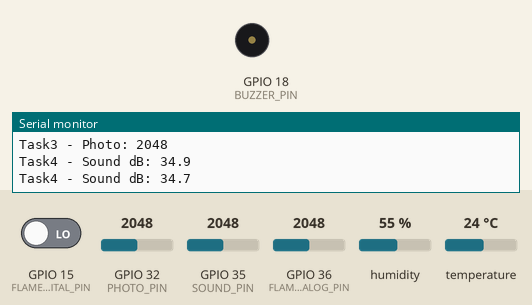
A sketch run on a simulated ESP32. Parts: buzzer (waves = sounding), the last lines printed to the serial monitor. The inputs (shaded band) are chosen by the test bench; at power-on: GPIO 15 (FLAME_SENSOR_DIGITAL_PIN) LOW, GPIO 32 (PHOTO_PIN) = 2048, GPIO 35 (SOUND_PIN) = 2048, GPIO 36 (FLAME_SENSOR_ANALOG_PIN) = 2048, humidity 55 %, temperature 24 °C. WiFi joins after 1.5 s; servers stay silent unless stated; no MQTT or app messages arrive unless stated.

Above: at 3.7 s.
3.8 s: GPIO 15 (FLAME_SENSOR_DIGITAL_PIN) driven HIGH
At 4.5 s:
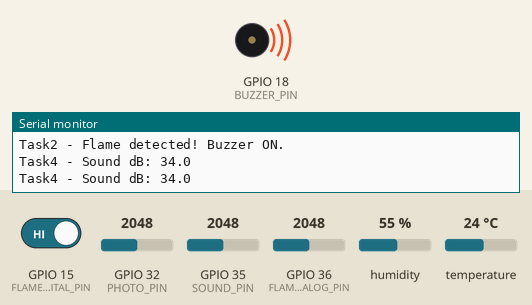
Timing chart, 0 to 6.8 s (numbered marks = the images above; inputs shaded):
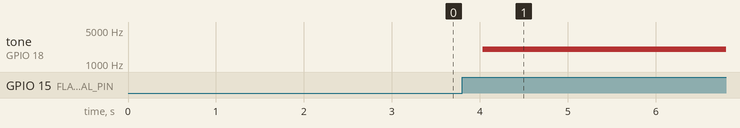

The sketch:

netpie_task.ino
```cpp
#include <Arduino.h>
#include <DHT.h>
#include <WiFi.h>
#include <PubSubClient.h>

// ====================== DHT11 (Task1) ============================
#define DHTPIN 4
#define DHTTYPE DHT11
DHT dht(DHTPIN, DHTTYPE);

// ====================== Flame Sensor + Buzzer (Task2) ============
#define FLAME_SENSOR_ANALOG_PIN 36
#define FLAME_SENSOR_DIGITAL_PIN 15 // ใช้ GPIO 15 แทน 4
#define BUZZER_PIN 18
bool buzzerOn = false;

// ====================== Photoresistor KY-018 (Task3) =============
#define PHOTO_PIN 32

// ====================== Sound Sensor KY-037 (Task4) ==============
#define SOUND_PIN 35
const int sampleWindow = 50; // ms

// ====================== Shared Sensor Values ======================
volatile float gHumidity = NAN;
volatile float gTemperature = NAN;
volatile int   gFlameAnalog = 0;
volatile int   gFlameDigital = 0;
volatile int   gPhotoValue = 0;
volatile float gSoundDb = 0.0;

// ====================== WiFi CONFIG ===============================
const char* ssid     = "Thunzaa";
const char* password = "tuneiei123";

// ====================== NETPIE / MQTT CONFIG =====================
const char* mqtt_server   = "broker.netpie.io";
const int   mqtt_port     = 1883;
const char* mqtt_Client   = "51f7df51-fdd6-4cbd-996f-ef2ae1a04c22";   // Client ID
const char* mqtt_username = "gEHFUNG6zPXnMpBovNHv4Q9m3xJgyu6J";      // Token
const char* mqtt_password = "JK8HurWH2SwoAT9VbttrNpDGXUuYkW93";     // Secret

WiFiClient espClient;
PubSubClient client(espClient);
char msg[256];   // buffer สำหรับ JSON

// ===================== WiFi / MQTT Helpers ========================
void connectWiFi() {
  Serial.print("Connecting to WiFi: ");
  Serial.println(ssid);
  WiFi.begin(ssid, password);

  while (WiFi.status() != WL_CONNECTED) {
    delay(500);
    Serial.print(".");
  }
  Serial.println();
  Serial.println("WiFi connected");
  Serial.print("IP address: ");
  Serial.println(WiFi.localIP());
}

void reconnectMQTT() {
  while (!client.connected()) {
    Serial.print("Connecting to NETPIE MQTT… ");
    if (client.connect(mqtt_Client, mqtt_username, mqtt_password)) {
      Serial.println("connected");
    } else {
      Serial.print("failed, rc=");
      Serial.print(client.state());
      Serial.println(" try again in 5 seconds");
      delay(5000);
    }
  }
}

// ======================== TASK 1: DHT11 ==========================
void TaskReadDHT(void *pvParameters) {
  dht.begin();

  while (1) {
    float h = dht.readHumidity();
    float t = dht.readTemperature();

    if (isnan(h) || isnan(t)) {
      Serial.println("Task1 - Failed to read DHT11!");
    } else {
      gHumidity = h;
      gTemperature = t;
      Serial.printf("Task1 - Humidity: %.1f %%  Temp: %.1f °C\n", h, t);
    }

    vTaskDelay(2000 / portTICK_PERIOD_MS);
  }
}

// ======================= TASK 2: Flame + Buzzer ===================
void TaskReadFlameBuzzer(void *pvParameters) {
  pinMode(FLAME_SENSOR_DIGITAL_PIN, INPUT);
  pinMode(BUZZER_PIN, OUTPUT);

  while (1) {
    int analogValue = analogRead(FLAME_SENSOR_ANALOG_PIN);
    int digitalValue = digitalRead(FLAME_SENSOR_DIGITAL_PIN);

    gFlameAnalog = analogValue;
    gFlameDigital = digitalValue;

    Serial.printf("Task2 - Flame: Analog=%d Digital=%d\n", analogValue,
                  digitalValue);

    bool flameDetected = (digitalValue == HIGH); // KY-026: HIGH = พบไฟ

    if (flameDetected) {
      Serial.println("Task2 - Flame detected! Buzzer ON.");

      if (!buzzerOn) {
        tone(BUZZER_PIN, 2000); // เปิดเสียง
        buzzerOn = true;
      }

    } else {
      Serial.println("Task2 - No flame.");

      if (buzzerOn) {
        noTone(BUZZER_PIN); // ปิดเสียง
        buzzerOn = false;
      }
    }

    vTaskDelay(300 / portTICK_PERIOD_MS);
  }
}

// ======================= TASK 3: Photoresistor ====================
void TaskReadPhoto(void *pvParameters) {
  while (1) {
    int sensorValue = analogRead(PHOTO_PIN);
    gPhotoValue = sensorValue;

    Serial.printf("Task3 - Photo: %d\n", sensorValue);

    vTaskDelay(500 / portTICK_PERIOD_MS);
  }
}

// ======================= TASK 4: Sound / dB ======================
void TaskReadSound(void *pvParameters) {
  while (1) {
    unsigned long startMillis = millis();
    unsigned int signalMax = 0;
    unsigned int signalMin = 4095;

    while (millis() - startMillis < sampleWindow) {
      int sample = analogRead(SOUND_PIN);
      if (sample < 4096) {
        if (sample > signalMax)
          signalMax = sample;
        if (sample < signalMin)
          signalMin = sample;
      }
    }

    float peakToPeak = signalMax - signalMin;
    if (peakToPeak < 5)
      peakToPeak = 1;

    float refAmp = 20.0;
    float ratio = peakToPeak / refAmp;
    if (ratio < 0.001)
      ratio = 0.001;

    float dB = 20.0 * log10(ratio);
    float displayDb = dB + 60.0;

    static float smoothDb = 60.0;
    smoothDb = smoothDb * 0.8 + displayDb * 0.2;

    gSoundDb = smoothDb;

    Serial.printf("Task4 - Sound dB: %.1f\n", smoothDb);

    vTaskDelay(20 / portTICK_PERIOD_MS);
  }
}

// ======================= TASK 5: Send to NETPIE ==================
void TaskSendToNetpie(void *pvParameters) {
  while (1) {
    if (WiFi.status() != WL_CONNECTED) {
      connectWiFi();
    }

    if (!client.connected()) {
      reconnectMQTT();
    }
    client.loop();

    // อ่านค่า global (จะได้ snapshot ตอนนี้)
    float h  = gHumidity;
    float t  = gTemperature;
    int   fa = gFlameAnalog;
    int   fd = gFlameDigital;
    int   ph = gPhotoValue;
    float sd = gSoundDb;

    // สร้าง JSON
    String data = "{ \"data\": {";
    data += "\"Humidity\":"     + String(h, 2) + ",";
    data += "\"Temperature\":"  + String(t, 2) + ",";
    data += "\"FlameAnalog\":"  + String(fa)   + ",";
    data += "\"FlameDigital\":" + String(fd)   + ",";
    data += "\"Photo\":"        + String(ph)   + ",";
    data += "\"SoundDb\":"      + String(sd, 1);
    data += "} }";

    data.toCharArray(msg, data.length() + 1);
    client.publish("@shadow/data/update", msg);

    Serial.print("NETPIE publish: ");
    Serial.println(data);

    vTaskDelay(2000 / portTICK_PERIOD_MS); // ส่งทุก ๆ 2 วินาที
  }
}

// ========================== SETUP =================================
void setup() {
  Serial.begin(115200);
  delay(1000);
  Serial.println("Starting ESP32 Multitasking (4 Tasks + NETPIE)...");

  // WiFi + MQTT setup
  connectWiFi();
  client.setServer(mqtt_server, mqtt_port);

  // Task1 - DHT11 (Core 0)
  xTaskCreatePinnedToCore(TaskReadDHT, "Task1_DHT", 4096, NULL, 1, NULL, 0);

  // Task2 - Flame + Buzzer (Core 1)
  xTaskCreatePinnedToCore(TaskReadFlameBuzzer, "Task2_Flame", 4096, NULL, 1,
                          NULL, 1);

  // Task3 - Photoresistor (Core 0)
  xTaskCreatePinnedToCore(TaskReadPhoto, "Task3_Photo", 4096, NULL, 1, NULL, 0);

  // Task4 - Sound Sensor (Core 1)
  xTaskCreatePinnedToCore(TaskReadSound, "Task4_Sound", 4096, NULL, 1, NULL, 1);

  // Task5 - Send NETPIE (Core 1)
  xTaskCreatePinnedToCore(TaskSendToNetpie, "Task5_NETPIE", 4096, NULL, 1, NULL, 1);
}

void loop() {
  // ว่าง — FreeRTOS ทำงานเอง
}
```

sensor_node.cpp
```cpp
#include "esp32-hal-gpio.h"
#include <Arduino.h>
#include <WiFi.h>
#include <HTTPClient.h>
#include <DHT.h>

// ----------- DHT11 (KY-015) -----------
#define DHTPIN 4
#define DHTTYPE DHT11
DHT dht(DHTPIN, DHTTYPE);

// ----------- KY-026 Flame Sensor -----------
#define FLAME_SENSOR_ANALOG_PIN 36   // VP (GPIO36) อ่าน analog
#define FLAME_SENSOR_DIGITAL_PIN 15  // ขาดิจิทัล

// ----------- Buzzer -----------
#define BUZZER_PIN 18
bool buzzerOn = false;

// ====== Wi-Fi ======
const char* ssid     = "Phoovich";
const char* password = "aaaaaaaa";

// ใส่ IP ของ Gateway ตรงนี้ (ดูจาก Serial ของ Gateway)
String gatewayIP = "172.20.10.3";  // แก้ให้ตรงกับของคุณ

void setup() {
  Serial.begin(115200);

  // DHT11
  dht.begin();

  // Flame sensor
  pinMode(FLAME_SENSOR_DIGITAL_PIN, INPUT);

  // Buzzer
  pinMode(BUZZER_PIN, OUTPUT);
  noTone(BUZZER_PIN);    // เริ่มต้นให้เงียบไว้ก่อน

  Serial.println("Sensor Node starting...");
  Serial.println(" - DHT11 (KY-015)");
  Serial.println(" - KY-026 Flame sensor + Buzzer");

  // Wi-Fi
  WiFi.mode(WIFI_STA);
  WiFi.begin(ssid, password);

  Serial.print("Connecting WiFi");
  while (WiFi.status() != WL_CONNECTED) {
    delay(500);
    Serial.print(".");
  }
  Serial.println();
  Serial.print("Node connected! IP: ");
  Serial.println(WiFi.localIP());
}

void loop() {
  delay(2000); // อ่านทุก 2 วินาที

  // ---------- อ่าน DHT11 ----------
  float h = dht.readHumidity();
  float t = dht.readTemperature(); // °C

  // ---------- อ่าน KY-026 ----------
  int flameAnalog  = analogRead(FLAME_SENSOR_ANALOG_PIN);
  int flameDigital = digitalRead(FLAME_SENSOR_DIGITAL_PIN);

  if (isnan(h) || isnan(t)) {
    Serial.println("อ่านค่า DHT (KY-015) ไม่สำเร็จ");
  } else {
    Serial.print("DHT11 -> Temp: ");
    Serial.print(t);
    Serial.print(" °C, Humidity: ");
    Serial.print(h);
    Serial.println(" %");
  }

  Serial.print("Flame Sensor -> Analog: ");
  Serial.print(flameAnalog);
  Serial.print(", Digital: ");
  Serial.println(flameDigital);

  // ---------- ควบคุม Buzzer ตามสถานะไฟ ----------
  // จากโค้ดที่อีกไฟล์คุณใช้: KY-026: HIGH = พบไฟ
  bool flameDetected = (flameDigital == HIGH);

  if (flameDetected) {
    // มีไฟ → ให้ส่งเสียง (ถ้ายังไม่เปิด)
    if (!buzzerOn) {
      Serial.println("Flame detected! Buzzer ON");
      tone(BUZZER_PIN, 2000);  // 2 kHz
      buzzerOn = true;
    }
  } else {
    // ไม่มีไฟ → ให้หยุดเสียง (ถ้ายังเปิดอยู่)
    if (buzzerOn) {
      Serial.println("No flame. Buzzer OFF");
      noTone(BUZZER_PIN);
      buzzerOn = false;
    }
  }

  // ---------- ส่ง HTTP ไป Gateway ----------
  if (WiFi.status() == WL_CONNECTED) {
    HTTPClient http;

    // ส่งแบบ GET
    String url = "http://" + gatewayIP + "/node";
    url += "?temp1=" + String(t, 1);
    url += "&hum1=" + String(h, 1);
    url += "&flameAnalog=" + String(flameAnalog);
    url += "&flameDigital=" + String(flameDigital);   // 0 หรือ 1

    Serial.print("Request URL: ");
    Serial.println(url);

    http.begin(url);
    int httpCode = http.GET();

    Serial.print("HTTP Response code: ");
    Serial.println(httpCode);

    if (httpCode > 0) {
      String payload = http.getString();
      Serial.print("Gateway reply: ");
      Serial.println(payload);
    }

    http.end();
  } else {
    Serial.println("WiFi lost, reconnecting...");
    WiFi.begin(ssid, password);
  }
}
```

Measured:
- after the input at 3.8 s, tone on GPIO 18 (BUZZER_PIN): silent → 2000 Hz after 0.23 s
